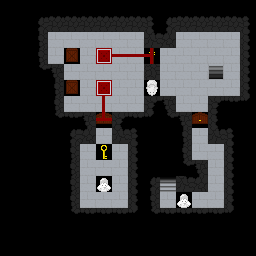

Tiled map render using the project's own tile images. Description and the map definition, with tile-layer contents summarised, below:
An orthogonal 16x16 tile map with 16x16 px tiles, 2 tile layers (base, wires).

<map version="1.0" orientation="orthogonal" renderorder="right-down" width="16" height="16" tilewidth="16" tileheight="16" nextobjectid="2">
 <tileset firstgid="1" name="tileset" tilewidth="16" tileheight="16" tilecount="100" columns="10">
  <image source="../images/tileset.png" width="160" height="160" />
 </tileset>
 <layer name="base" width="16" height="16">
  <data>[256 cells, 256 non-empty, 23 distinct tile ids]</data>
 </layer>
 <layer name="wires" width="16" height="16">
  <data>[256 cells, 7 non-empty, 5 distinct tile ids]</data>
 </layer>
</map>
